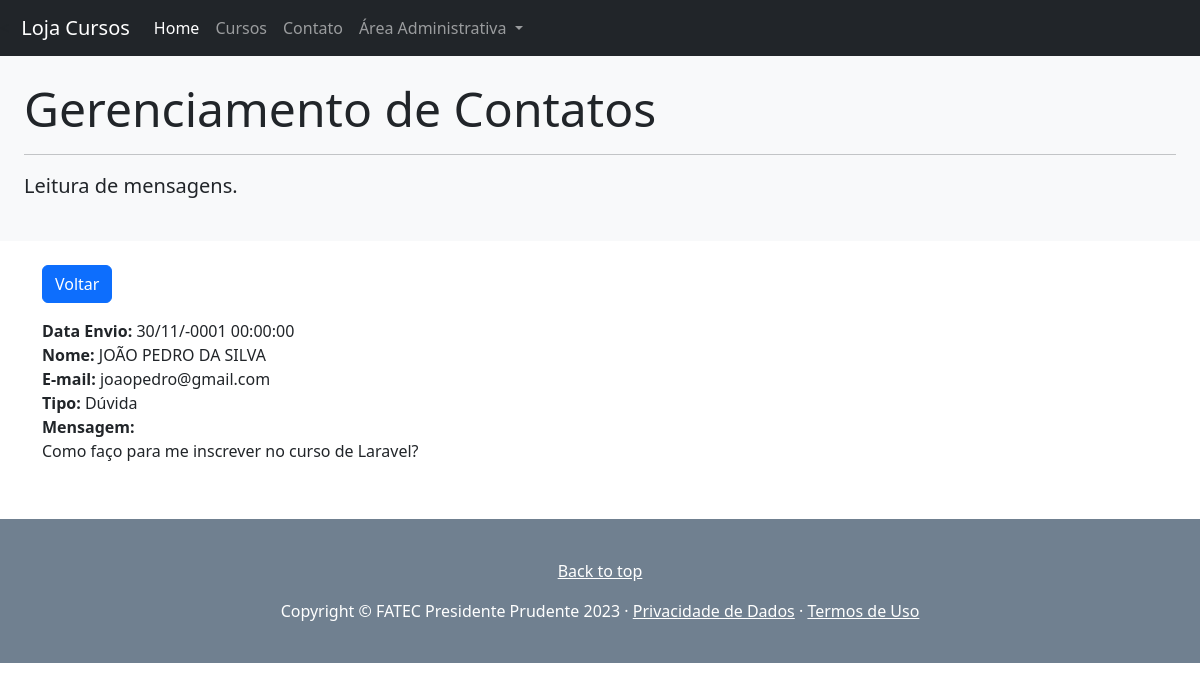
The page /contato-show.php?id=2 on the database its author committed.
### tables this page shows
CREATE TABLE `contatos` (
  `id` int(11) NOT NULL,
  `nome` text NOT NULL,
  `email` text NOT NULL,
  `mensagem` text NOT NULL,
  `tipo` text NOT NULL,
  `data` datetime NOT NULL,
  `lida` int(11) NOT NULL
);

### classes/Contato.php (called while the page is built, shortened)
<?php
class Contato {
    private string $nome;
    private string $email;
    private string $mensagem;
    private string $tipo;
    private string $data;
    public function getNome() : string
    {
        return $this->nome;
    }
    public function getEmail() : string
    {
        return $this->email;
    }
    public function getMensagem() : string
    {
        return $this->mensagem;
    }
    public function getTipo() : string
    {
        return $this->tipo;
    }
    public function getData() : string
    {
        return $this->data;
    }
}

### contato-show.php (the view, shortened to what this page needs)
<?php
    if (isset($_GET['id'])) {
        require "connection.php";
        require "classes/Contato.php";
        $id = $_GET['id'];
        $sql = "SELECT * FROM contatos WHERE id = :id";
        $stmt = $conn->prepare($sql);
        $stmt->execute([':id' => $id]);
        $stmt->setFetchMode(PDO::FETCH_CLASS, 'Contato');
        $contato = $stmt->fetch();
    } else {
        header("location: contato-list.php");
        exit;
    }
    require_once "header_inc.php";
?>
<div class="p-4 mb-4 bg-light">
    <h1 class="display-5">Gerenciamento de Contatos</h1>
    <hr class="my-3">
    <p class="lead">Leitura de mensagens.</p>
</div>
<div class="container">
    <a class="btn btn-primary" href="contato-list.php">Voltar</a>
    <div class="row">
        <div class="col-xs-12 col-sm-12 col-md-12">
            <div class="form-group">
                <strong>Data Envio:</strong>
                <?= date('d/m/Y H:i:s', strtotime($contato->getData())); ?>
            </div>
        </div>
        <div class="col-xs-12 col-sm-12 col-md-12">
            <div class="form-group">
                <strong>Nome: </strong>
                <?= $contato->getNome(); ?>
            </div>
        </div>
        <div class="col-xs-12 col-sm-12 col-md-12">
            <div class="form-group">
                <strong>E-mail: </strong>
                <?= $contato->getEmail(); ?>
            </div>
        </div>
        <div class="col-xs-12 col-sm-12 col-md-12">
            <div class="form-group">
                <strong>Tipo: </strong>
                <?= $contato->getTipo(); ?>
            </div>
        </div>
        <div class="col-xs-12 col-sm-12 col-md-12">
            <div class="form-group">
                <strong>Mensagem: </strong>
                <p><?= $contato->getMensagem(); ?></p>
            </div>
        </div>
    </div>
</div>
<?php require_once "footer_inc.php"; ?>

### rows shown on the page
contatos: data "30/11/-0001 00:00:00", nome "JOÃO PEDRO DA SILVA", email "joaopedro@gmail.com", tipo "Dúvida", mensagem "Como faço para me inscrever no curso de Laravel?"
